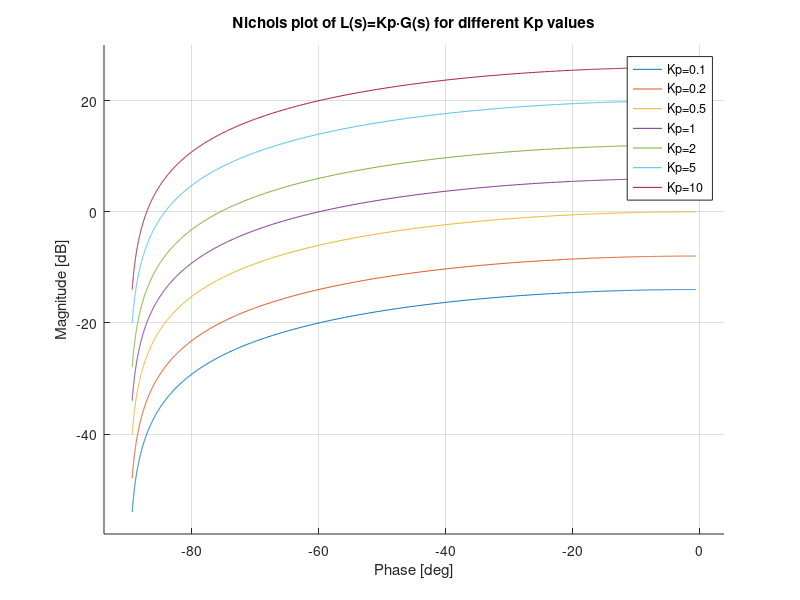
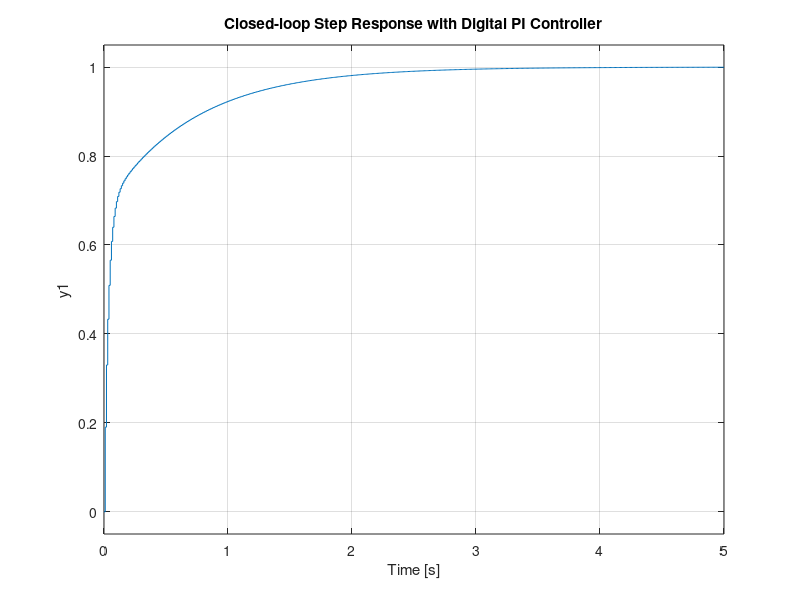
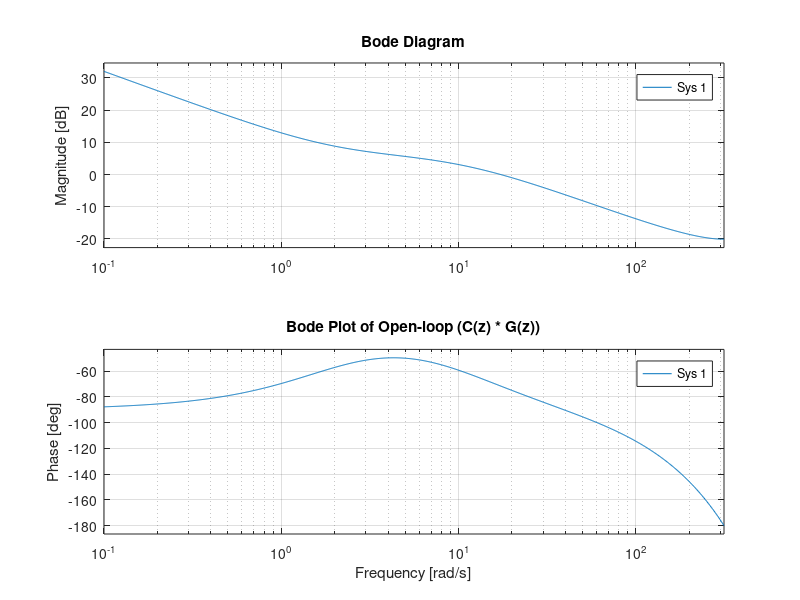

Write MATLAB code to recreate these figures, in order.
clear; clc; close all;

%% ============================================================
% QUESTION 1 and 2
% ============================================================


% Ts = 0.09;
tau = 0.1;

num=2;
den=[0.1 1];
G = tf(num,den) 
% c2d(G,Ts,'zoh')
% 
% figure;
% nichols(G); grid on;

%% ============================================================
% PRACTICAL METHOD: Try several Kp values
% and visually find which intersects desired damping contour.
% ============================================================

Kp_values = [0.1 0.2 0.5 1 2 5 10];

figure; hold on;
for Kp = Kp_values
    L = Kp * G;          % OPEN-LOOP L(s) = Kp * G(s)
    nichols(L);          % plot for each Kp
end

% ncgrid;                  % overlays closed-loop damping/overshoot contours
grid on;
title('Nichols plot of L(s)=Kp·G(s) for different Kp values');
legend('Kp=0.1','Kp=0.2','Kp=0.5','Kp=1','Kp=2','Kp=5','Kp=10', ...
       'Location','best');


%% ============================================================
% QUESTION 3 — Estimate Kp for desired damping λ = 0.42
% Using corner frequency instead of ωr (first-order system)
% ============================================================

% --- Plant definition ---
K   = 1;
s = tf('s');
G = K / (1 + tau*s);

% --- Desired damping ---
lambda = 0.42;
Q = 1 / (2*lambda*sqrt(1 - lambda^2));   % resonance factor (conceptual)
fprintf('Desired damping λ = %.2f  →  Q ≈ %.3f\n', lambda, Q);

% NOTE:
% For a first-order system, there is NO resonant frequency.
% We therefore use the CORNER FREQUENCY:
wc = 1/tau;
fprintf('Corner frequency (1/tau): ωc = %.2f rad/s\n', wc);

% ============================================================
% Evaluate plant at the CORNER frequency
% ============================================================
[mag_c, phase_c] = bode(G, wc);
mag_c   = squeeze(mag_c);      % magnitude at corner frequency
phase_c = squeeze(phase_c);    % phase in degrees

fprintf('At ωc = %.2f rad/s:  |G(jωc)| = %.4f   phase = %.2f°\n', ...
        wc, mag_c, phase_c);


%% ============================================================
% Compute the OPEN-LOOP magnitude needed at ωc to satisfy Q
% (THEORETICAL APPROXIMATION)
% ============================================================

% Q-condition applied at CORNER frequency:
% Q^2 = |L|^2 / (1 + 2|L|cos(phase) + |L|^2)
% Solve for required |L| (target magnitude)

phi_rad = phase_c * pi/180;      % convert to radians
Q2 = Q^2;

% Solve quadratic equation for |L|
% Let Lmag = |L(jωc)| needed
% (Q2 - 1)*Lmag^2 + 2*Q2*cos(phi)*Lmag + Q2 = 0

a = (Q2 - 1);
b = 2*Q2*cos(phi_rad);
c = Q2;

disc = b^2 - 4*a*c;
%Solving second order equation
if disc < 0
    disp('No real solution for required |L| (expected for first-order systems).');
    L_required = NaN;
else
    Lsol = (-b + sqrt(disc)) / (2*a);
    Lalt = (-b - sqrt(disc)) / (2*a);
    L_required = max([Lsol Lalt]);   % positive solution
end

fprintf('Required |L(jωc)| ≈ %.4f  (if valid)\n', L_required);


%% ============================================================
% Estimate Kp from required magnitude (if meaningful)
% ============================================================

if isnan(L_required)
    fprintf('No valid analytic Kp — choose Kp visually from Nichols plot.\n');
else
    Kp_est = L_required / mag_c;
    fprintf('Estimated proportional gain Kp (analytic) = %.4f\n', Kp_est);
end




%% ============================================================
%  EXERCISE 4 — Questions 5, 6, 7 and 8
% ============================================================

Ti=5/wc;

%% =============================
% Known values (INSERT YOURS)
% =============================
Te = 0.01;      % Sampling period
Kp = 1;         % <-- Replace by your value from Question 3

s = tf('s');

%% ============================================================
%  QUESTION 5 – Continuous PI Controller C(p)
% ============================================================

% Continuous-time PI:
% C(p) = Kp ( 1 + 1/(Ti * p) )
C_p = Kp * (1 + 1/(Ti*s));

disp('Continuous PI controller Cp(s):')
C_p


%% ============================================================
%  QUESTION 6 – Digital PI Controller C(z) (ZOH)
% ============================================================

% Discretize the continuous PI controller using ZOH:
C_z = c2d(C_p, Te, 'zoh');

disp('Digital PI controller C(z):')
C_z


%% ============================================================
%  QUESTION 7 – Recursive (Difference) Equation
% ============================================================

% Extract numerator and denominator
[numC, denC] = tfdata(C_z, 'v');

% For a PI discretized with ZOH:
% C(z) = (b0 z + b1) / (z - 1)
% → u[k] = u[k-1] + b0 e[k] + b1 e[k-1]

b0 = numC(1);
b1 = numC(2);

fprintf('\nRecursive PI controller equation:\n');
fprintf('u[k] = u[k-1] + (%.6f) e[k] + (%.6f) e[k-1]\n', b0, b1);


%% ============================================================
%  QUESTION 8 – Closed-loop Validation (Discrete Plant)
% ============================================================

% Continuous plant:
% G(s) = 2 / (1 + 0.1*s)
G_s = 2 / (1 + 0.1*s);

% Discretize plant with ZOH:
G_z = c2d(G_s, Te, 'zoh');

% Closed-loop transfer function:
% T(z) = (C(z) G(z)) / (1 + C(z) G(z))
CL = feedback(C_z * G_z, 1);

% Step response plot:
figure;
step(CL);
grid on;
title('Closed-loop Step Response with Digital PI Controller');


%% ============================================================
%  OPTIONAL: Compare open-loop response
% ============================================================

figure;
bode(C_z * G_z); grid on;
title('Bode Plot of Open-loop (C(z) * G(z))');


%% ============================================================
%  OPTIONAL: Manual simulation of PI recursion + plant
% ============================================================

% %% First-order plant recursion
% [numG, denG] = tfdata(G_z, 'v');
% b0p = numG(1);
% b1p = numG(2);
% a1p = denG(2);
% 
% for k = 2:6
%     % Error
%     e(k) = r(k) - y(k);
% 
%     % Controller recursion
%     u(k) = u(k-1) + b0*e(k) + b1*e(k-1);
% 
%     % Plant recursion (first-order)
%     y(k) = -a1p * y(k-1) + b0p*u(k) + b1p*u(k-1);
% end
% figure;
% plot(y, 'LineWidth', 1.8); grid on;
% title('Manual Simulation of Closed-loop Response');
% xlabel('k'); ylabel('y[k]');
